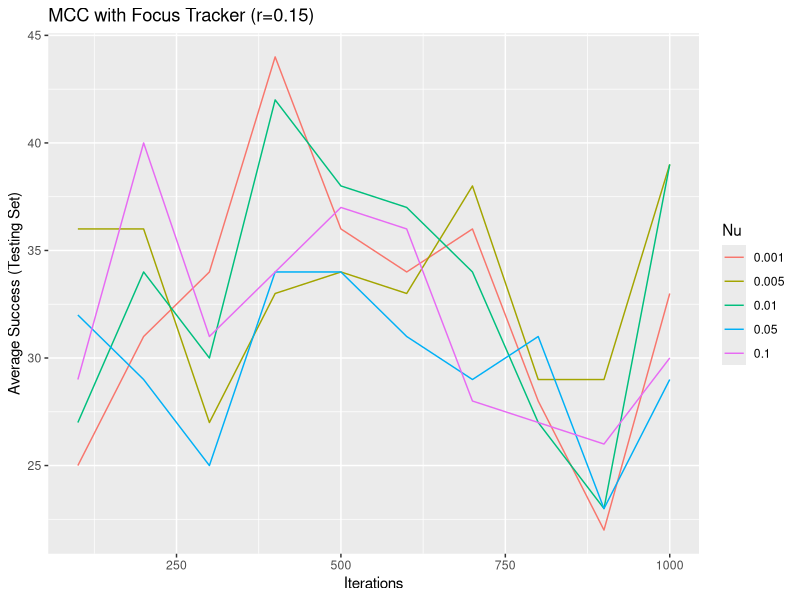

Source code (R):
library(ggplot2)

data = read.csv("mcc-data.csv")
str(data)

ggplot(data, aes(x=100*Iteration, y=Success.Mean, colour=factor(Nu))) +
  geom_line() +
  scale_y_continuous() +
  labs(title="MCC with Focus Tracker (r=0.15)",
       x="Iterations", y="Average Success (Testing Set)", colour="Nu")
